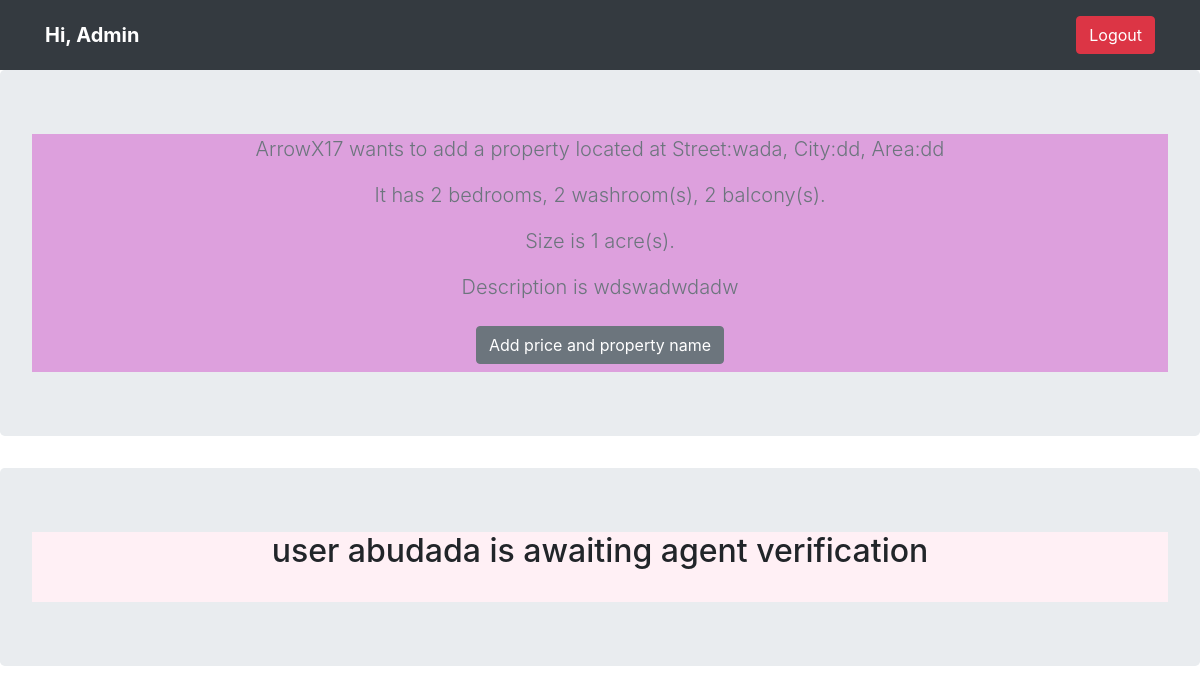
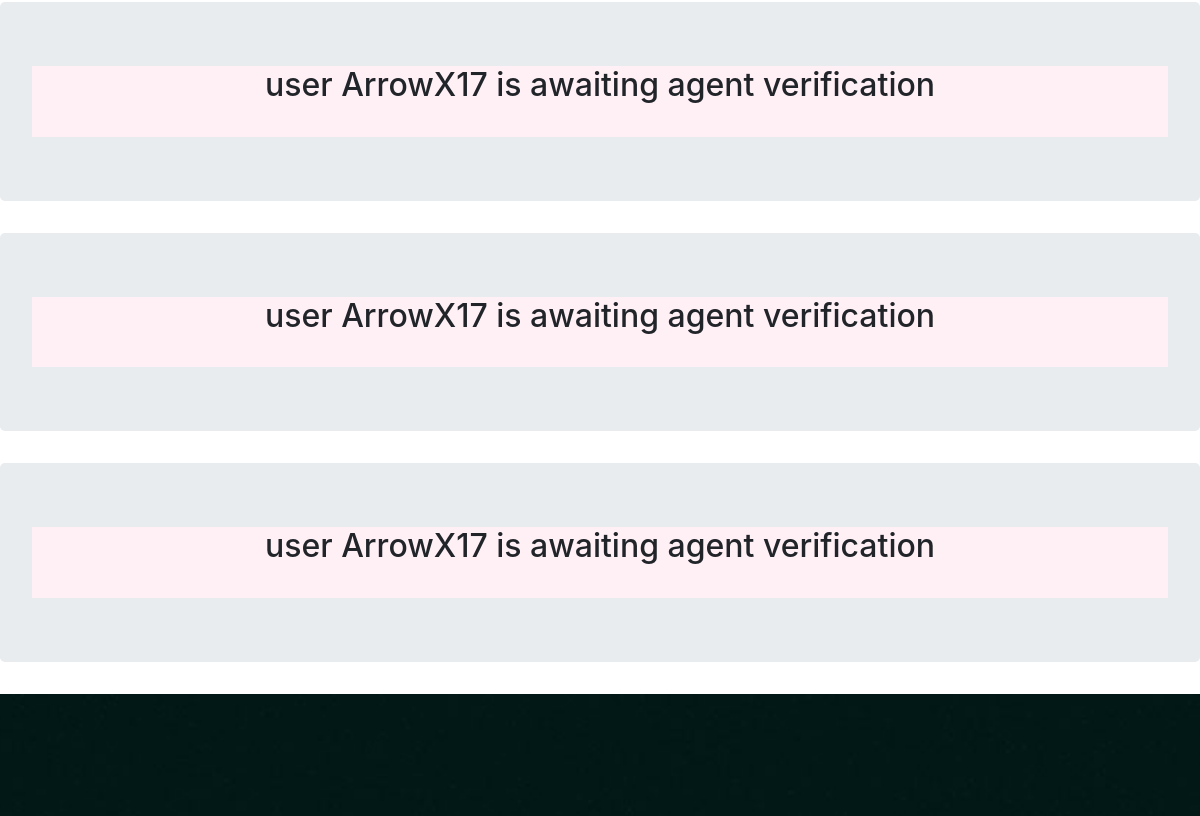
Before: /admin_02.php (signed in, upper part) with the older database file (2 pictures, top to bottom).
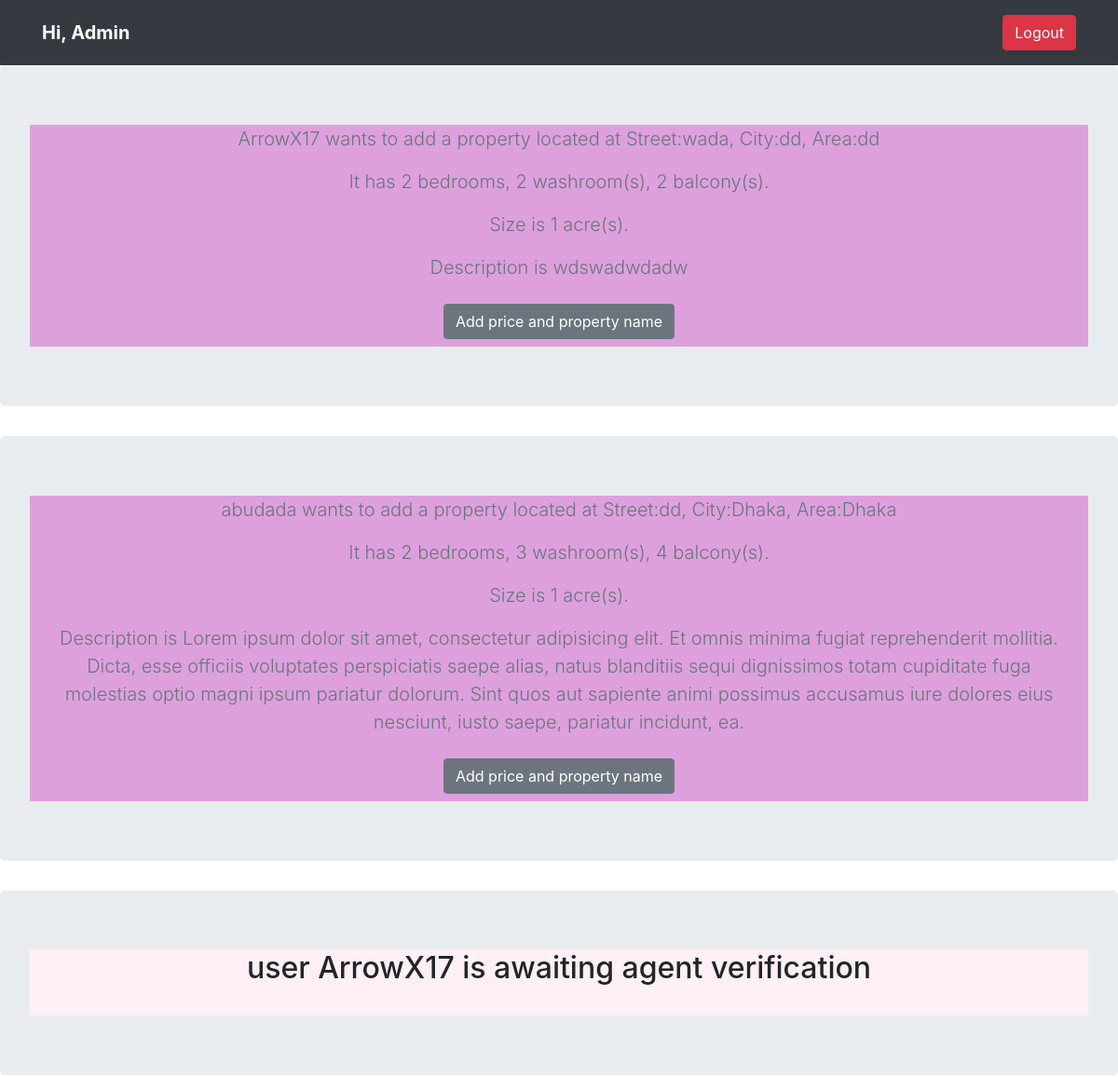
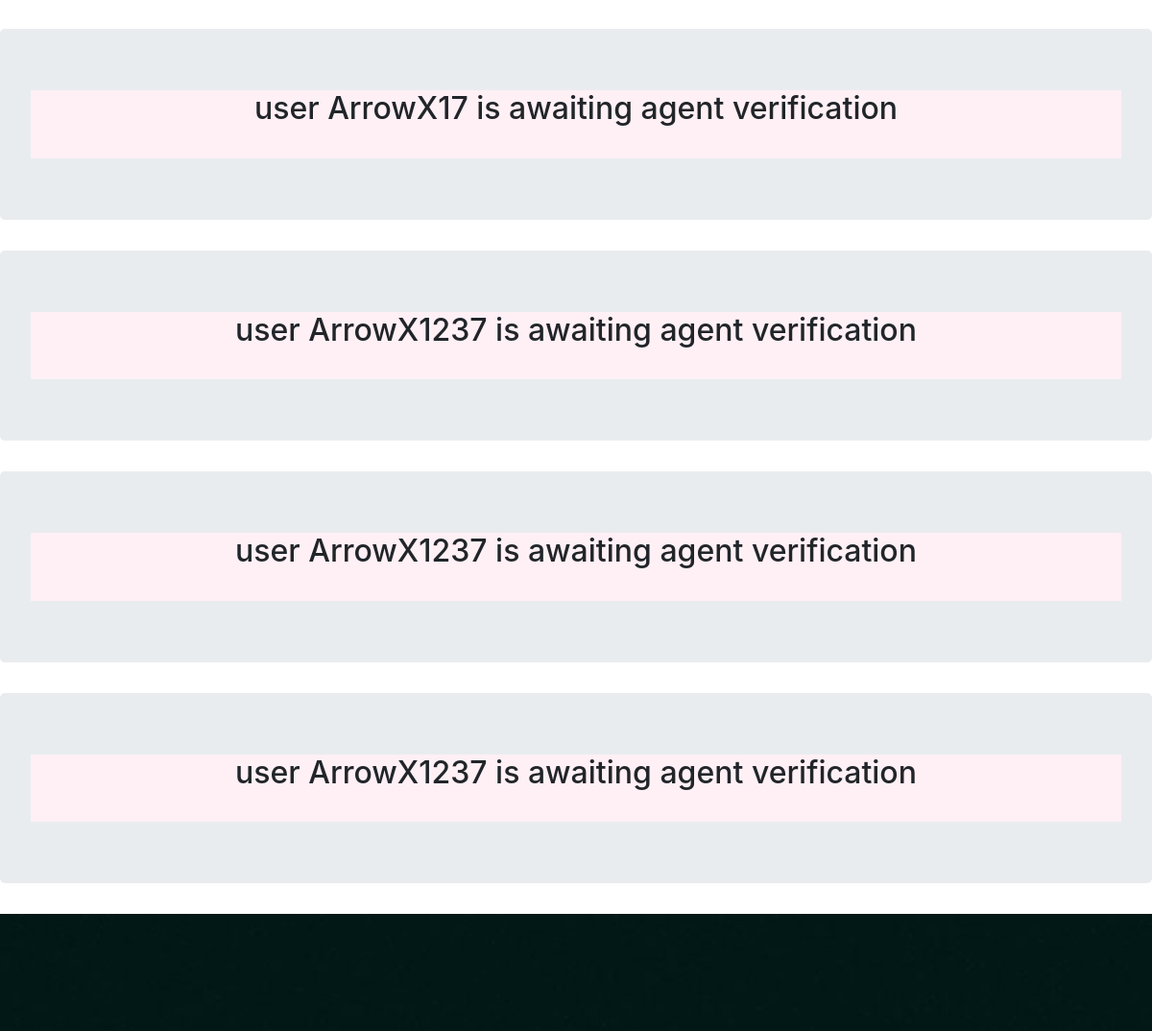
After: the same page with the newer database file (2 pictures, top to bottom).
### tables this page shows
CREATE TABLE IF NOT EXISTS `preproperty` (
  `PRE_ID` int(11) NOT NULL AUTO_INCREMENT,
  `USERNAME` varchar(10) NOT NULL,
  `verify` int(11) NOT NULL,
  `bedroom` int(11) NOT NULL,
  `washroom` int(11) NOT NULL,
  `balcony` int(11) NOT NULL,
  `size` int(11) NOT NULL,
  `street` varchar(200) NOT NULL,
  `city` varchar(50) NOT NULL,
  `area` varchar(50) NOT NULL,
  `Description` varchar(2000) NOT NULL,
  `Image1` longblob,
  `Image2` longblob,
  `Image3` longblob,
  `Image4` longblob,
  `Image5` longblob,
  `floor1` longblob,
  `floor2` longblob,
  `floor3` longblob,
  `floor4` longblob,
  `floor5` longblob,
  PRIMARY KEY (`PRE_ID`,`USERNAME`),
  KEY `USERNAME` (`USERNAME`)
);

### admin_02.php (the view, shortened to what this page needs)
<?php
  include_once 'resources/Database.php';
?>
<!doctype html>
<html lang="en">
  <head>
  	<link rel="stylesheet" href="css/bootstrap.min.css"/>
  	<link rel="stylesheet" href="css/font-awesome.min.css"/>
  	<link rel="stylesheet" href="css/animate.css"/>
  	<link rel="stylesheet" href="css/owl.carousel.css"/>
  	<link rel="stylesheet" href="css/style.css"/>
  	<link rel="stylesheet" href="css/custom.css"/>
    <link rel="stylesheet" href="https://maxcdn.bootstrapcdn.com/bootstrap/4.0.0/css/bootstrap.min.css">
  </head>
  <body>
    <?php
    if(isset($_SESSION['username'])){
    ?>
    <header>
      <div class="navbar navbar-dark bg-dark box-shadow">
         <div class="container d-flex justify-content-between">
            <a href="#" class="navbar-brand d-flex align-items-center">
               <strong>Hi, Admin</strong>
            </a>
            <div class="pull-right">
                <form method="post">
                    <button name="logout" class="btn btn-danger my-2">Logout</button>
                </form>
            </div>
        </div>
      </div>
    </header>
<?php
}
if(isset($_SESSION['emp_id']))
{
?>
<?php
  $sql = $db->query('Select * FROM preproperty');
  if($db->query('select count(*) from preproperty')->fetchColumn()>0 ){
    while($row =$sql->fetch(PDO::FETCH_ASSOC)){
      if($row['verify']==1){
        ?>
        <section class="jumbotron text-center">
          <div class="container" style="background-color:plum">
        <p class="lead text-muted"><?php echo "{$row['USERNAME']} wants to add a property located at Street:{$row['street']}, City:{$row['city']}, Area:{$row['area']}" ?></p>
        <p class="lead text-muted"><?php echo "It has {$row['bedroom']} bedrooms, {$row['washroom']} washroom(s), {$row['balcony']} balcony(s). " ?></p>
        <p class="lead text-muted"><?php echo "Size is {$row['size']} acre(s)." ?></p>
        <p class="lead text-muted"><?php echo "Description is {$row['Description']}" ?></p>
        <a href="adminForm.php?id=<?php echo $row['PRE_ID'] ?>" class="btn btn-secondary my-2">Add price and property name</a>
      </div>
  </section>
        <?php
    }
      else{
        ?>
        <section class="jumbotron text-center">
            <div class="container" style="background-color:lavenderblush">
              <h2 class="jumborton-heading"> <?php echo " user {$row['USERNAME']} is awaiting agent verification" ?> </h2>
              <br>
            </div>
        </section>
        <?php
       }
      }
    }
?>
<?php
}
else{
?>
<h2 style="color:#30CAA0">You must be logged in to see this page.<a href="loginAdmin.php"> Login here.</a></h2>
<?php
}
include_once 'common/footer.php';
?>

Changed rows visible on the page:
removed preproperty: USERNAME "ArrowX17"
changed preproperty "abudada": street (not shown) → "dd"; city (not shown) → "Dhaka"; area (not shown) → "Dhaka"; bedroom (not shown) → "2"; washroom (not shown) → "3"; balcony (not shown) → "4"; size (not shown) → "1"; Description (not shown) → "Lorem ipsum dolor sit amet, consectetur adipisicing elit. Et omnis minima fugiat reprehenderit mollitia. Dicta, esse officiis voluptates perspiciatis saepe alias, natus blanditiis sequi dignissimos totam cupiditate fuga molestias optio magni ipsum pariatur dolorum. Sint quos aut sapiente animi possimus accusamus iure dolores eius nesciunt, iusto saepe, pariatur incidunt, ea."; verify "user is awaiting agent verification" → "wants to add a property located at Street: , City: , Area: It has bedrooms, washroom(s), balcony(s). Size is acre(s). Description is Add price and property name"
added preproperty: USERNAME "ArrowX1237"
added preproperty: USERNAME "ArrowX1237"
added preproperty: USERNAME "ArrowX1237"
